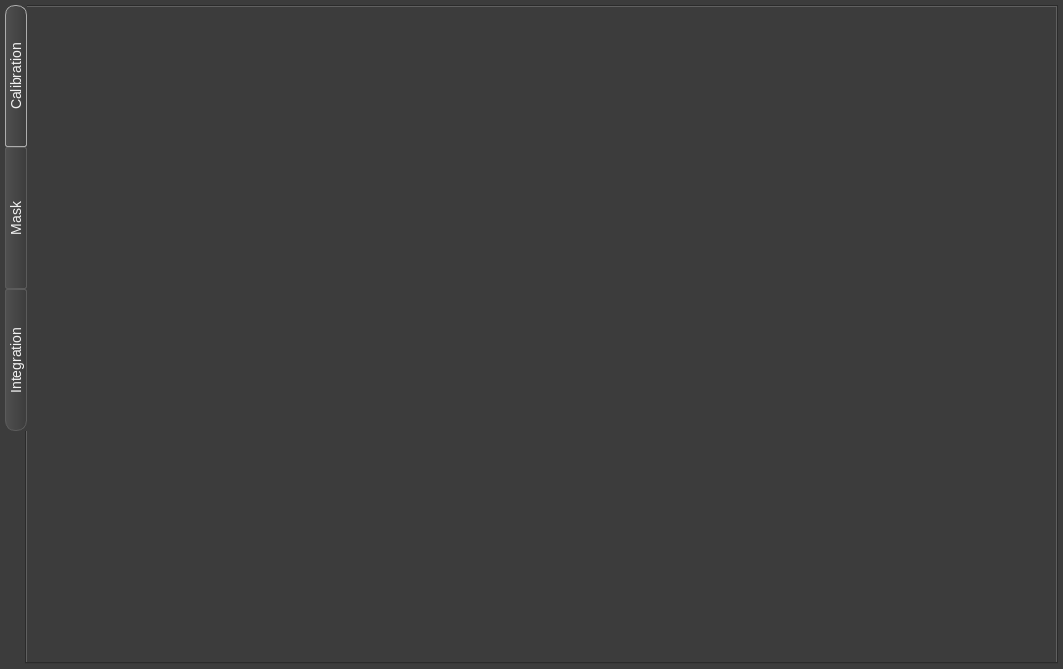
<?xml version="1.0" encoding="UTF-8"?>
<ui version="4.0">
 <class>mainView</class>
 <widget class="QWidget" name="mainView">
  <property name="geometry">
   <rect>
    <x>0</x>
    <y>0</y>
    <width>1063</width>
    <height>669</height>
   </rect>
  </property>
  <property name="windowTitle">
   <string>Form</string>
  </property>
  <property name="styleSheet">
   <string notr="true">#mainView, #calibration_tab, #mask_tab, #integration_tab {  
     background: #3C3C3C;      
	border: 5px solid #3C3C3C;
 }  

QTabWidget::tab-bar{ 
	alignment: center;
}

QWidget{
	color: #F1F1F1;
}


QTabBar::tab:left, QTabBar::tab:right {  
     background: qlineargradient(spread:pad, x1:1, y1:0, x2:0, y2:0, stop:0 #3C3C3C, stop:1 #505050);
     border: 1px solid  #5B5B5B;  
	font: normal 14px;
	color: #F1F1F1;
     border-radius:2px;
	
    padding: 0px;
     width: 20px;  
    min-height:140px;
 }  


QTabBar::tab::top, QTabBar::tab::bottom {  
     background: qlineargradient(spread:pad, x1:0, y1:1, x2:0, y2:0, stop:0 #3C3C3C, stop:1 #505050);
     border: 1px solid  #5B5B5B;  
	border-right: 0px solid white;
	  color: #F1F1F1; 
    font: normal 11px;
     border-radius:2px;
     min-width: 80px;  
    height: 19px;
    padding: 0px;
     margin-top: 1px ;
	margin-right: 1px;
 }  
QTabBar::tab::left:last, QTabBar::tab::right:last{
    border-bottom-left-radius: 10px;
    border-bottom-right-radius: 10px;
}
QTabBar::tab:left:first, QTabBar::tab:right:first{
    border-top-left-radius: 10px;
    border-top-right-radius: 10px;
}

QTabWidget, QTabWidget::tab-bar,  QTabWidget::panel, QWidget{  
     background: #3C3C3C;      
 }  

QTabWidget::tab-bar {
	alignment: center;
}

 QTabBar::tab:hover {  
     border: 1px solid #ADADAD;  
 }  
   
 QTabBar:tab:selected{  

	background: qlineargradient(
        x1: 0, y1: 1, 
        x2: 0, y2: 0,
        stop: 0 #727272, 
        stop: 1 #444444
    );
     border:1px solid  #ADADAD;  
}

QTabBar::tab:bottom:last, QTabBar::tab:top:last{
    border-top-right-radius: 10px;
    border-bottom-right-radius: 10px;
}
QTabBar::tab:bottom:first, QTabBar::tab:top:first{
    border-top-left-radius: 10px;
    border-bottom-left-radius: 10px;
}
 QTabBar::tab:top:!selected {  
    margin-top: 1px;
    padding-top:1px;
 }  
QTabBar::tab:bottom:!selected{
	margin-bottom: 1px;
    padding-bottom:1px;
}

QGraphicsView {
	border-style: none;
}

 QLabel , QCheckBox, QGroupBox, QRadioButton, QListWidget::item, QPushButton, QToolBox::tab, QSpinBox, QDoubleSpinBox , QComboBox{  
     color: #F1F1F1; 
    font-size: 12px;
 }  
 QCheckBox{  
     border-radius: 5px;  
 }  
 QRadioButton, QCheckBox {  
     font-weight: normal;  
	height: 15px;
 }  
 
 QLineEdit  {  
     border-radius: 2px;  
     background: #F1F1F1;  
     color: black;  
	height: 18 px;
 }  

QLineEdit::focus{
	border-style: none;
     border-radius: 2px;  
     background: #F1F1F1;  
     color: black;  
}
QSpinBox, QDoubleSpinBox {
	background-color:  #F1F1F1;	
	color: black;
	margin-left: -15px;
	margin-right: -2px;
	height: 30px;
}

QComboBox QAbstractItemView{
	background: #2D2D30;
	color: #F1F1F1;
	selection-background-color: rgba(221, 124, 40, 120);
	border-radius: 5px;

}

QComboBox:!editable {
    margin-left: 1px;
    padding-left: 10px;
    height: 23px;
    background-color: #3C3C3C;
}

QComboBox::item{
    background-color: #3C3C3C;
}

QComboBox::item::selected {
    background-color: #505050;
}
QToolBox::tab:QToolButton{
    background: qlineargradient(spread:pad, x1:0, y1:1, x2:0, y2:0, stop:0 #3C3C3C, stop:1 #505050);
     border: 1px solid  #5B5B5B;  

     border-radius:2px;
     padding-right: 10px;  
    
      color: #F1F1F1; 
    font-size: 12px;
    padding: 3px;
}
QToolBox::tab:QToolButton{
    background: qlineargradient(spread:pad, x1:0, y1:1, x2:0, y2:0, stop:0 #3C3C3C, stop:1 #505050);
     border: 1px solid  #5B5B5B;  

     border-radius:2px;
     padding-right: 10px;  
    
      color: #F1F1F1; 
    font-size: 12px;
    padding: 3px;
}
  
QPushButton{  
     background: qlineargradient(spread:pad, x1:0, y1:0, x2:0, y2:1, stop:0 #323232, stop:1 #505050);
     border: 1px solid #5B5B5B;
     border-radius: 5px; 
     padding-left: 8px;
height: 18px;
    padding-right: 8px;   
 }  
QPushButton:pressed{
		margin-top: 2,px;
		margin-left: 2px;
}
QPushButton::disabled{
}

QPushButton::hover{  
     border:1px solid #ADADAD;  
 }  
 

QPushButton::checked{
	background: qlineargradient(
        x1: 0, y1: 1, 
        x2: 0, y2: 0,
        stop: 0 #727272, 
        stop: 1 #444444
    );
     border:1px solid #ADADAD;
}

QPushButton::focus {
	outline: None;
}
 QGroupBox {  
     border: 1px solid #ADADAD;  
     border-radius: 4px;  
     margin-top: 7px;  
     padding: 0px  
 }  
 QGroupBox::title {  
      subcontrol-origin: margin;  
      left: 20px  
  }

QSplitter::handle:hover {
	background: #3C3C3C;
 }


QGraphicsView{
	border-style: none;
}



#click_x_lbl, #click_y_lbl, #click_int_lbl, #click_azi_lbl, #click_d_lbl, #click_tth_lbl, #click_q_lbl {
    color: #00DD00;
}

</string>
  </property>
  <layout class="QGridLayout" name="gridLayout">
   <property name="margin">
    <number>5</number>
   </property>
   <item row="0" column="0">
    <widget class="QTabWidget" name="tabWidget">
     <property name="styleSheet">
      <string notr="true"/>
     </property>
     <property name="tabPosition">
      <enum>QTabWidget::West</enum>
     </property>
     <property name="tabShape">
      <enum>QTabWidget::Rounded</enum>
     </property>
     <property name="currentIndex">
      <number>0</number>
     </property>
     <property name="elideMode">
      <enum>Qt::ElideLeft</enum>
     </property>
     <widget class="QWidget" name="calibration_tab">
      <attribute name="title">
       <string>Calibration</string>
      </attribute>
     </widget>
     <widget class="QWidget" name="mask_tab">
      <attribute name="title">
       <string>Mask</string>
      </attribute>
     </widget>
     <widget class="QWidget" name="integration_tab">
      <attribute name="title">
       <string>Integration</string>
      </attribute>
     </widget>
    </widget>
   </item>
  </layout>
 </widget>
 <resources/>
 <connections/>
</ui>
